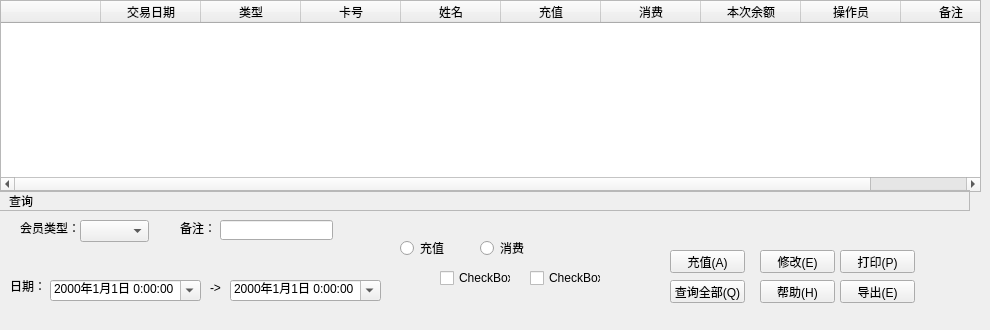
             <widget class="QWidget" name="tab_22">
              <attribute name="title">
               <string>会员收支明细</string>
              </attribute>
              <widget class="QTableWidget" name="tableWidget_65">
               <property name="geometry">
                <rect>
                 <x>0</x>
                 <y>0</y>
                 <width>981</width>
                 <height>192</height>
                </rect>
               </property>
               <column>
                <property name="text">
                 <string/>
                </property>
               </column>
               <column>
                <property name="text">
                 <string>交易日期</string>
                </property>
               </column>
               <column>
                <property name="text">
                 <string>类型</string>
                </property>
               </column>
               <column>
                <property name="text">
                 <string>卡号</string>
                </property>
               </column>
               <column>
                <property name="text">
                 <string>姓名</string>
                </property>
               </column>
               <column>
                <property name="text">
                 <string>充值</string>
                </property>
               </column>
               <column>
                <property name="text">
                 <string>消费</string>
                </property>
               </column>
               <column>
                <property name="text">
                 <string>本次余额</string>
                </property>
               </column>
               <column>
                <property name="text">
                 <string>操作员</string>
                </property>
               </column>
               <column>
                <property name="text">
                 <string>备注</string>
                </property>
               </column>
              </widget>
              <widget class="QWidget" name="toolWidget_50" native="true">
               <property name="geometry">
                <rect>
                 <x>0</x>
                 <y>190</y>
                 <width>971</width>
                 <height>131</height>
                </rect>
               </property>
               <widget class="QLabel" name="label_491">
                <property name="geometry">
                 <rect>
                  <x>20</x>
                  <y>30</y>
                  <width>61</width>
                  <height>16</height>
                 </rect>
                </property>
                <property name="text">
                 <string>会员类型：</string>
                </property>
               </widget>
               <widget class="QComboBox" name="comboBox_171">
                <property name="geometry">
                 <rect>
                  <x>80</x>
                  <y>30</y>
                  <width>69</width>
                  <height>22</height>
                 </rect>
                </property>
               </widget>
               <widget class="QPushButton" name="pushButton_430">
                <property name="geometry">
                 <rect>
                  <x>840</x>
                  <y>60</y>
                  <width>75</width>
                  <height>23</height>
                 </rect>
                </property>
                <property name="text">
                 <string>打印(P)</string>
                </property>
               </widget>
               <widget class="QPushButton" name="pushButton_431">
                <property name="geometry">
                 <rect>
                  <x>840</x>
                  <y>90</y>
                  <width>75</width>
                  <height>23</height>
                 </rect>
                </property>
                <property name="text">
                 <string>导出(E)</string>
                </property>
               </widget>
               <widget class="QPushButton" name="pushButton_432">
                <property name="geometry">
                 <rect>
                  <x>760</x>
                  <y>90</y>
                  <width>75</width>
                  <height>23</height>
                 </rect>
                </property>
                <property name="text">
                 <string>帮助(H)</string>
                </property>
               </widget>
               <widget class="QLabel" name="label_493">
                <property name="geometry">
                 <rect>
                  <x>180</x>
                  <y>30</y>
                  <width>71</width>
                  <height>16</height>
                 </rect>
                </property>
                <property name="text">
                 <string>备注：</string>
                </property>
               </widget>
               <widget class="QLineEdit" name="lineEdit_138">
                <property name="geometry">
                 <rect>
                  <x>220</x>
                  <y>30</y>
                  <width>113</width>
                  <height>20</height>
                 </rect>
                </property>
               </widget>
               <widget class="QPushButton" name="pushButton_434">
                <property name="geometry">
                 <rect>
                  <x>670</x>
                  <y>90</y>
                  <width>75</width>
                  <height>23</height>
                 </rect>
                </property>
                <property name="text">
                 <string>查询全部(Q)</string>
                </property>
               </widget>
               <widget class="QLabel" name="label_495">
                <property name="geometry">
                 <rect>
                  <x>210</x>
                  <y>90</y>
                  <width>21</width>
                  <height>16</height>
                 </rect>
                </property>
                <property name="text">
                 <string>-&gt;</string>
                </property>
               </widget>
               <widget class="QLabel" name="label_496">
                <property name="geometry">
                 <rect>
                  <x>10</x>
                  <y>90</y>
                  <width>54</width>
                  <height>12</height>
                 </rect>
                </property>
                <property name="text">
                 <string>日期：</string>
                </property>
               </widget>
               <widget class="QDateTimeEdit" name="dateTimeEdit_98">
                <property name="geometry">
                 <rect>
                  <x>50</x>
                  <y>90</y>
                  <width>151</width>
                  <height>21</height>
                 </rect>
                </property>
                <property name="dateTime">
                 <datetime>
                  <hour>0</hour>
                  <minute>0</minute>
                  <second>0</second>
                  <year>2000</year>
                  <month>1</month>
                  <day>1</day>
                 </datetime>
                </property>
                <property name="displayFormat">
                 <string>yyyy年M月d日 H:mm:ss</string>
                </property>
                <property name="calendarPopup">
                 <bool>true</bool>
                </property>
               </widget>
               <widget class="QDateTimeEdit" name="dateTimeEdit_99">
                <property name="geometry">
                 <rect>
                  <x>230</x>
                  <y>90</y>
                  <width>151</width>
                  <height>21</height>
                 </rect>
                </property>
                <property name="dateTime">
                 <datetime>
                  <hour>0</hour>
                  <minute>0</minute>
                  <second>0</second>
                  <year>2000</year>
                  <month>1</month>
                  <day>1</day>
                 </datetime>
                </property>
                <property name="displayFormat">
                 <string>yyyy年M月d日 H:mm:ss</string>
                </property>
                <property name="calendarPopup">
                 <bool>true</bool>
                </property>
               </widget>
               <widget class="QFrame" name="frame_15">
                <property name="geometry">
                 <rect>
                  <x>-1</x>
                  <y>0</y>
                  <width>971</width>
                  <height>21</height>
                 </rect>
                </property>
                <property name="frameShape">
                 <enum>QFrame::StyledPanel</enum>
                </property>
                <property name="frameShadow">
                 <enum>QFrame::Raised</enum>
                </property>
                <widget class="QLabel" name="label_490">
                 <property name="geometry">
                  <rect>
                   <x>10</x>
                   <y>0</y>
                   <width>31</width>
                   <height>21</height>
                  </rect>
                 </property>
                 <property name="text">
                  <string>查询</string>
                 </property>
                </widget>
               </widget>
               <widget class="QPushButton" name="pushButton_435">
                <property name="geometry">
                 <rect>
                  <x>760</x>
                  <y>60</y>
                  <width>75</width>
                  <height>23</height>
                 </rect>
                </property>
                <property name="text">
                 <string>修改(E)</string>
                </property>
               </widget>
               <widget class="QPushButton" name="pushButton_436">
                <property name="geometry">
                 <rect>
                  <x>670</x>
                  <y>60</y>
                  <width>75</width>
                  <height>23</height>
                 </rect>
                </property>
                <property name="text">
                 <string>充值(A)</string>
                </property>
               </widget>
               <widget class="QRadioButton" name="radioButton_35">
                <property name="geometry">
                 <rect>
                  <x>400</x>
                  <y>50</y>
                  <width>89</width>
                  <height>16</height>
                 </rect>
                </property>
                <property name="text">
                 <string>充值</string>
                </property>
               </widget>
               <widget class="QRadioButton" name="radioButton_36">
                <property name="geometry">
                 <rect>
                  <x>480</x>
                  <y>50</y>
                  <width>89</width>
                  <height>16</height>
                 </rect>
                </property>
                <property name="text">
                 <string>消费</string>
                </property>
               </widget>
               <widget class="QCheckBox" name="checkBox_40">
                <property name="geometry">
                 <rect>
                  <x>440</x>
                  <y>80</y>
                  <width>71</width>
                  <height>16</height>
                 </rect>
                </property>
                <property name="text">
                 <string>CheckBox</string>
                </property>
               </widget>
               <widget class="QCheckBox" name="checkBox_41">
                <property name="geometry">
                 <rect>
                  <x>530</x>
                  <y>80</y>
                  <width>71</width>
                  <height>16</height>
                 </rect>
                </property>
                <property name="text">
                 <string>CheckBox</string>
                </property>
               </widget>
              </widget>
             </widget>
